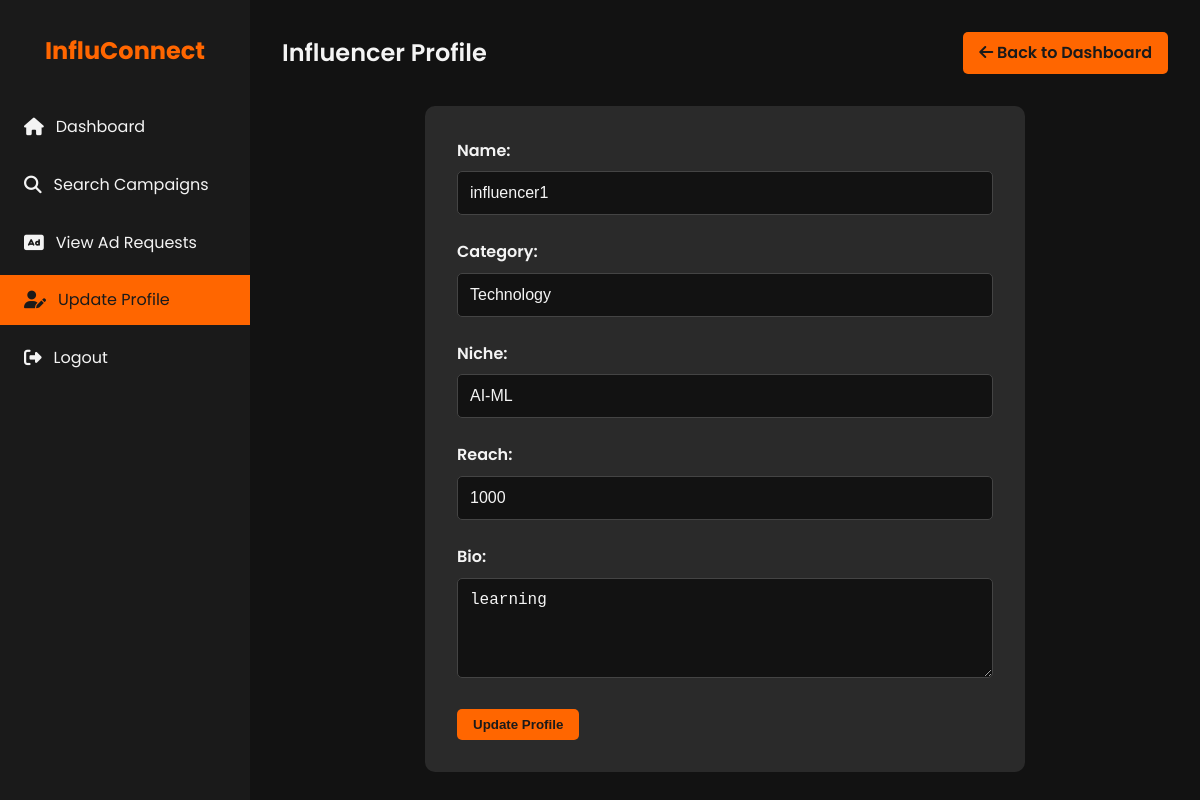
Page /influencer/profile (signed in) on the committed database.
### models.py (models this page shows, shortened)
class Influencer(db.Model):
    id = db.Column(db.Integer, primary_key=True)
    user_id = db.Column(db.Integer, db.ForeignKey('user.id'), nullable=False)
    name= db.Column(db.String(120))
    category = db.Column(db.String(120))
    niche = db.Column(db.String(120))
    is_flagged = db.Column(db.Boolean, default=False)
    reach = db.Column(db.Integer)
    bio = db.Column(db.Text)
    user = db.relationship('User', back_populates='influencer')

### app.py (the view, shortened to what this page needs)
    @app.route('/influencer/profile', methods=['GET', 'POST'])
    @login_required
    @influencer_required
    def influencer_profile():
        influencer = Influencer.query.filter_by(user_id=current_user.id).first()
        if not influencer:
            flash('Influencer profile not found.', 'error')
            return redirect(url_for('home'))
        return render_template('influencer_profile.html', influencer=influencer)

### templates/influencer_profile.html (shortened to what this page needs)
<!DOCTYPE html>
<html lang="en">
<head>
    <link rel="stylesheet" href="https://cdnjs.cloudflare.com/ajax/libs/font-awesome/6.1.1/css/all.min.css">
</head>
<body>
    <div class="dashboard">
        <aside class="sidebar">
            <div class="logo">
                <h1>InfluConnect</h1>
            </div>
            <nav>
                <ul class="nav-menu">
                    <li class="nav-item">
                        <a href="{{ url_for('influencer') }}" class="nav-link">
                            <i class="fas fa-home"></i> Dashboard
                        </a>
                    </li>
                    <li class="nav-item">
                        <a href="{{ url_for('search_campaigns') }}" class="nav-link">
                            <i class="fas fa-search"></i> Search Campaigns
                        </a>
                    </li>
                    <li class="nav-item">
                        <a href="{{ url_for('influencer_ad_requests') }}" class="nav-link">
                            <i class="fas fa-ad"></i> View Ad Requests
                        </a>
                    </li>
                    <li class="nav-item">
                        <a href="{{ url_for('influencer_profile') }}" class="nav-link active">
                            <i class="fas fa-user-edit"></i> Update Profile
                        </a>
                    </li>
                    <li class="nav-item">
                        <a href="{{ url_for('logout') }}" class="nav-link">
                            <i class="fas fa-sign-out-alt"></i> Logout
                        </a>
                    </li>
                </ul>
            </nav>
        </aside>
        <main class="main-content">
            <header class="header">
                <h1 class="welcome-text">Influencer Profile</h1>
                <a href="{{ url_for('influencer') }}" class="btn">
                    <i class="fas fa-arrow-left"></i> Back to Dashboard
                </a>
            </header>
            <form action="{{ url_for('influencer_profile') }}" method="post" class="profile-form">
                <div class="form-group">
                    <label for="name">Name:</label>
                    <input type="text" id="name" name="name" value="{{ influencer.name or '' }}" class="form-control">
                </div>
                <div class="form-group">
                    <label for="category">Category:</label>
                    <input type="text" id="category" name="category" value="{{ influencer.category or '' }}" class="form-control">
                </div>
                <div class="form-group">
                    <label for="niche">Niche:</label>
                    <input type="text" id="niche" name="niche" value="{{ influencer.niche or '' }}" class="form-control">
                </div>
                <div class="form-group">
                    <label for="reach">Reach:</label>
                    <input type="number" id="reach" name="reach" value="{{ influencer.reach or '' }}" class="form-control">
                </div>
                <div class="form-group">
                    <label for="bio">Bio:</label>
                    <textarea id="bio" name="bio" rows="4" class="form-control">{{ influencer.bio or '' }}</textarea>
                </div>
                <button type="submit" class="btn">Update Profile</button>
            </form>
        </main>
    </div>
</body>
</html>

### templates/influencer_profile.html (style rules this page uses)
:root { --primary-color: #1a1a1a; --secondary-color: #ff6600; --text-color: #f4f4f4; --bg-color: #121212; --card-bg-color: #2a2a2a; --hover-color: #ff8533; }
* { margin: 0; padding: 0; box-sizing: border-box; }
body { font-family: 'Poppins', sans-serif; line-height: 1.6; color: var(--text-color); background-color: var(--bg-color); }
.dashboard { display: flex; min-height: 100vh; }
.sidebar { width: 250px; background-color: var(--primary-color); padding: 2rem 0; position: fixed; height: 100vh; overflow-y: auto; }
.logo { text-align: center; margin-bottom: 2rem; }
.logo h1 { color: var(--secondary-color); font-size: 1.5rem; }
.nav-menu { list-style-type: none; }
.nav-item { margin-bottom: 0.5rem; }
.nav-link { display: flex; align-items: center; padding: 0.75rem 1.5rem; color: var(--text-color); text-decoration: none; transition: all 0.3s ease; }
.nav-link:hover, .nav-link.active { background-color: var(--secondary-color); color: var(--primary-color); }
.nav-link i { margin-right: 0.75rem; font-size: 1.1rem; }
.main-content { flex-grow: 1; margin-left: 250px; padding: 2rem; }
.header { display: flex; justify-content: space-between; align-items: center; margin-bottom: 2rem; }
.welcome-text { font-size: 1.5rem; font-weight: 600; }
.btn { background-color: var(--secondary-color); color: var(--primary-color); padding: 0.5rem 1rem; border: none; border-radius: 5px; cursor: pointer; font-weight: 600; transition: all 0.3s ease; text-decoration: none; display: inline-block; }
.profile-form { background-color: var(--card-bg-color); border-radius: 10px; padding: 2rem; max-width: 600px; margin: 0 auto; }
.form-group { margin-bottom: 1.5rem; }
.form-group label { display: block; margin-bottom: 0.5rem; font-weight: 600; }
.form-control { width: 100%; padding: 0.75rem; border: 1px solid #444; border-radius: 5px; background-color: var(--bg-color); color: var(--text-color); font-size: 1rem; }
textarea.form-control { resize: vertical; min-height: 100px; }

### rows in the picture
Influencer: name "influencer1", category "Technology", niche "AI-ML", reach "1000", bio "learning"
